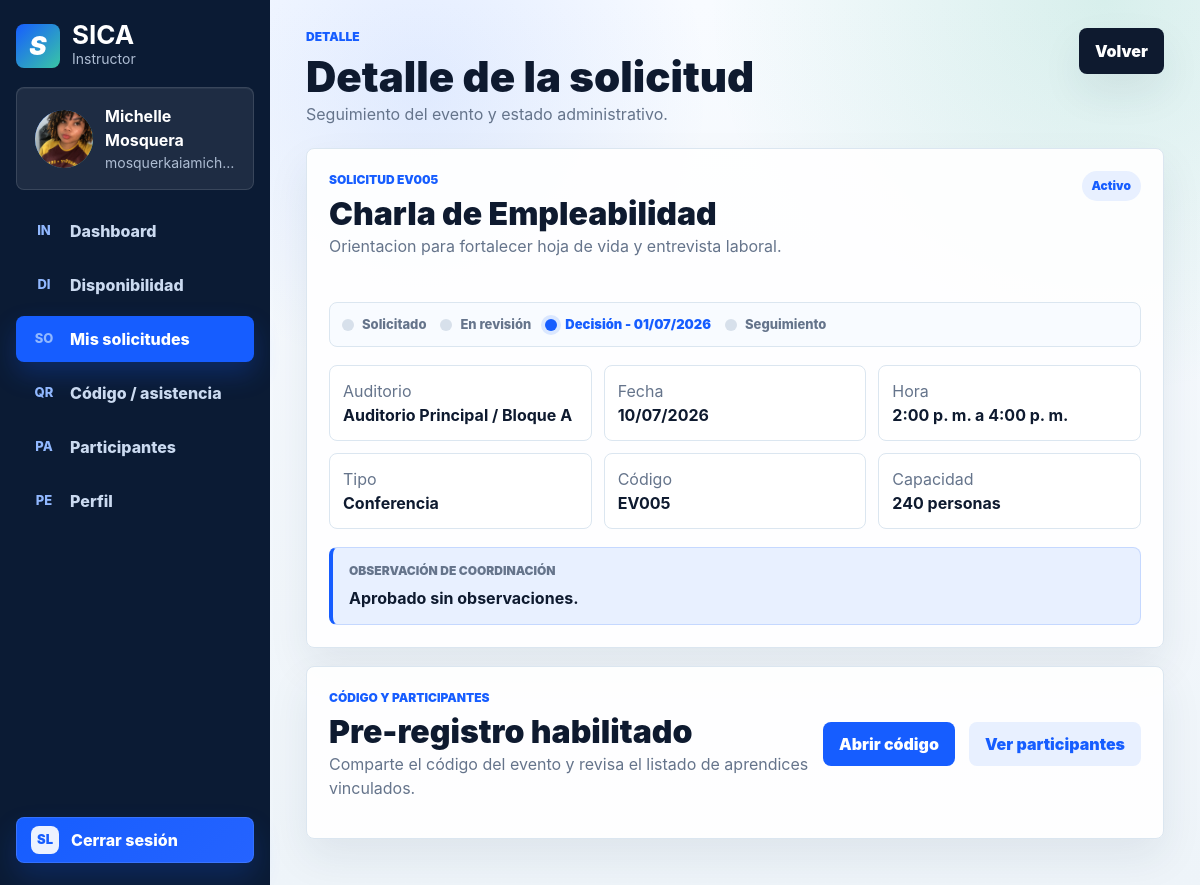
The app's page /instructor/detalle_solicitud.php?id=5 (signed in) with its own data.
### tables this page shows
CREATE TABLE `evento` (
  `id_evento` int(11) NOT NULL,
  `nombre_evento` varchar(100) NOT NULL,
  `descripcion` varchar(150) DEFAULT NULL,
  `fecha_evento` date NOT NULL,
  `hora_inicio` time NOT NULL,
  `hora_fin` time NOT NULL,
  `codigo_evento` varchar(20) NOT NULL,
  `id_auditorio` int(11) NOT NULL,
  `id_tipo_evento` int(11) NOT NULL,
  `id_solicitante` bigint(20) DEFAULT NULL,
  `id_coordinador` bigint(20) DEFAULT NULL,
  `observacion` varchar(255) DEFAULT NULL,
  `fecha_aprobacion` date DEFAULT NULL,
  `id_estado` int(11) DEFAULT NULL
);

CREATE TABLE `auditorio` (
  `id_auditorio` int(11) NOT NULL,
  `nombre_auditorio` varchar(80) NOT NULL,
  `bloque` varchar(10) NOT NULL,
  `capacidad` int(11) NOT NULL,
  `cantidad_computadores` int(11) DEFAULT NULL,
  `tiene_aire_acondicionado` tinyint(1) DEFAULT NULL,
  `tiene_ventilador` tinyint(1) DEFAULT NULL,
  `tiene_tablero` tinyint(1) DEFAULT NULL,
  `tiene_televisor` tinyint(1) DEFAULT NULL,
  `id_estado` int(11) DEFAULT NULL
);

CREATE TABLE `tipo_evento` (
  `id_tipo_evento` int(11) NOT NULL,
  `nombre_tipo` varchar(50) NOT NULL
);

### includes/paths.php (called while the page is built, shortened)
<?php
function app_base_path(): string
{
    static $basePath = null;
    if ($basePath !== null) {
        return $basePath;
    }
    $scriptName = str_replace('\\', '/', $_SERVER['SCRIPT_NAME'] ?? '');
    $segments = array_values(array_filter(explode('/', trim($scriptName, '/')), 'strlen'));
    $firstSegment = $segments[0] ?? '';
    $rootEntries = [
        'admin',
        'aprendiz',
        'coordinador',
        'css',
        'img',
        'includes',
        'instructor',
        'js',
        'login',
        'index.php',
    ];
    $basePath = ($firstSegment !== '' && !in_array($firstSegment, $rootEntries, true))
        ? '/' . $firstSegment
        : '';
    return $basePath;
}
function app_url(string $path): string
{
    return app_base_path() . '/' . ltrim($path, '/');
}

### instructor/detalle_solicitud.php (the view, shortened to what this page needs)
<?php
require_once __DIR__ . '/../config/conexion.php';
require_once __DIR__ . '/../includes/instructor_panel.php';
$idInstructor = (int)(instructor_user()['id_documento'] ?? 0);
$eventoRaw = trim((string)($_GET['id'] ?? ''));
$idEvento = ctype_digit($eventoRaw) ? (int)$eventoRaw : 0;
$stmt = $pdo->prepare(instructor_event_query() . ' WHERE e.id_evento = :id AND e.id_solicitante = :instructor LIMIT 1');
$stmt->execute([':id' => $idEvento, ':instructor' => $idInstructor]);
$evento = $stmt->fetch();
function instructor_detail_steps(array $evento): array
{
    $estado = (string)($evento['estado'] ?? '');
    $decisionDate = '';
    try {
        if (!empty($evento['fecha_aprobacion'])) {
            $decisionDate = (new DateTime((string)$evento['fecha_aprobacion']))->format('d/m/Y');
        }
    } catch (Throwable) {
        $decisionDate = '';
    }
    return [
        ['key' => 'solicitado', 'label' => 'Solicitado', 'extra' => ''],
        ['key' => 'revision', 'label' => 'En revisión', 'extra' => ''],
        ['key' => 'decision', 'label' => 'Decisión', 'extra' => in_array($estado, ['Activo', 'Cancelado'], true) && $decisionDate !== '' ? ' - ' . $decisionDate : ''],
        ['key' => 'notificado', 'label' => 'Seguimiento', 'extra' => $estado === 'Finalizado' && $decisionDate !== '' ? ' - ' . $decisionDate : ''],
    ];
}
function instructor_detail_step_class(array $step, string $estado): string
{
    $active = match ($estado) {
        'Activo', 'Cancelado' => 'decision',
        'Pendiente' => 'revision',
        'Finalizado' => 'notificado',
        default => 'solicitado',
    };
    if ($active !== (string)$step['key']) {
        return 'step';
    }
    $statusClass = match ($estado) {
        'Activo' => 'state-active',
        'Pendiente' => 'state-pending',
        'Cancelado' => 'state-cancelled',
        'Finalizado' => 'state-finished',
        default => 'state-muted',
    };
    return 'step is-current ' . $statusClass;
}
?>
<?php include_once __DIR__ . '/../includes/header.php'; ?>
<header class="instructor-topbar">
    <div>
        <p class="eyebrow">Detalle</p>
        <h1>Detalle de la solicitud</h1>
        <span>Seguimiento del evento y estado administrativo.</span>
    </div>
    <a class="top-action" href="<?= instructor_h(app_url('instructor/mis_solicitudes.php')) ?>">Volver</a>
</header>
<?php if (!$evento): ?>
    <section class="panel"><div class="empty-state">La solicitud no existe o no pertenece a tu usuario.</div></section>
<?php else: ?>
    <?php
    $fecha = new DateTime((string)$evento['fecha_evento']);
    $estado = (string)$evento['estado'];
    $steps = instructor_detail_steps($evento);
    ?>
    <section class="panel detail-request-panel">
        <div class="panel-head">
            <div>
                <p class="eyebrow">Solicitud <?= instructor_h($evento['codigo_evento']) ?></p>
                <h2><?= instructor_h($evento['nombre_evento']) ?></h2>
                <span class="panel-subtitle"><?= instructor_h($evento['descripcion'] ?: 'Sin descripción registrada') ?></span>
            </div>
            <span class="status-pill <?= instructor_h(instructor_status_class($estado)) ?>"><?= instructor_h($estado) ?></span>
        </div>
        <div class="stepper detail-stepper" aria-label="Estado de la solicitud">
            <?php foreach ($steps as $step): ?>
                <div class="<?= instructor_h(instructor_detail_step_class($step, $estado)) ?>">
                    <div class="dot"></div>
                    <div class="label"><?= instructor_h($step['label'] . $step['extra']) ?></div>
                </div>
            <?php endforeach; ?>
        </div>
        <div class="detail-grid">
            <div class="detail-box"><span>Auditorio</span><strong><?= instructor_h($evento['nombre_auditorio']) ?> / Bloque <?= instructor_h($evento['bloque']) ?></strong></div>
            <div class="detail-box"><span>Fecha</span><strong><?= instructor_h($fecha->format('d/m/Y')) ?></strong></div>
            <div class="detail-box"><span>Hora</span><strong><?= instructor_h(instructor_hora12((string)$evento['hora_inicio'])) ?> a <?= instructor_h(instructor_hora12((string)$evento['hora_fin'])) ?></strong></div>
            <div class="detail-box"><span>Tipo</span><strong><?= instructor_h($evento['nombre_tipo']) ?></strong></div>
            <div class="detail-box"><span>Código</span><strong><?= instructor_h($evento['codigo_evento']) ?></strong></div>
            <div class="detail-box"><span>Capacidad</span><strong><?= instructor_h($evento['capacidad']) ?> personas</strong></div>
        </div>
        <article class="detail-observation <?= trim((string)$evento['observacion']) !== '' ? '' : 'muted' ?>">
            <span>Observación de coordinación</span>
            <strong><?= instructor_h($evento['observacion'] ?: 'Sin observaciones registradas') ?></strong>
        </article>
    </section>
    <?php if ($estado === 'Activo'): ?>
        <section class="panel detail-actions-panel">
            <div class="panel-head">
                <div>
                    <p class="eyebrow">Código y participantes</p>
                    <h2>Pre-registro habilitado</h2>
                    <span class="panel-subtitle">Comparte el código del evento y revisa el listado de aprendices vinculados.</span>
                </div>
                <div class="hero-actions">
                    <a class="primary-btn" href="<?= instructor_h(app_url('instructor/asistencia.php?evento=' . (int)$evento['id_evento'])) ?>">Abrir código</a>
                    <a class="secondary-btn" href="<?= instructor_h(app_url('instructor/participantes.php?evento=' . (int)$evento['id_evento'])) ?>">Ver participantes</a>
                </div>
            </div>
        </section>
    <?php endif; ?>
<?php endif; ?>
<?php include_once __DIR__ . '/../includes/footer.php'; ?>

### css/login.css (style rules this page uses)
:root { --login-blue: #2563ff; --login-blue-dark: #1d4ed8; --login-text: #182235; --login-muted: #7a879b; --login-line: #e6ebf3; --border-angle: 0deg; }
* { box-sizing: border-box; }
body { min-height: 100vh; margin: 0; color: var(--login-text); font-family: "Inter", "Segoe UI", Arial, sans-serif; background: linear-gradient(90deg, rgba(37, 99, 255, 0.08), rgba(255, 255, 255, 0) 18%), linear-gradient(180deg, #f9fbff 0%, #edf4ff 100%); }

### records on screen
evento: codigo_evento "EV005", nombre_evento "Charla de Empleabilidad", descripcion "Orientacion para fortalecer hoja de vida y entrevista laboral.", id_auditorio.nombre_auditorio "Auditorio Principal", id_auditorio.bloque "A", fecha_evento "10/07/2026", hora_inicio "2:00 p. m.", hora_fin "4:00 p. m.", id_tipo_evento.nombre_tipo "Conferencia", id_auditorio.capacidad "240", observacion "Aprobado sin observaciones."

### other values on screen
instructor_h($name) "Michelle Mosquera"
instructor_h($mail) "mosquerkaiamich…"
instructor_h($short) "IN"
instructor_h($label) "Dashboard"
instructor_h($short) "DI"
instructor_h($label) "Disponibilidad"
instructor_h($short) "SO"
instructor_h($label) "Mis solicitudes"
instructor_h($short) "QR"
instructor_h($label) "Código / asistencia"
instructor_h($short) "PA"
instructor_h($label) "Participantes"
instructor_h($short) "PE"
instructor_h($label) "Perfil"
instructor_h($estado) "Activo"
